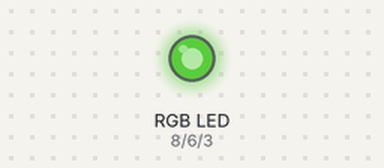
This sketch was run on a simulated Arduino Uno, built with avr-gcc and run on an emulated ATmega328P. Parts: an RGB LED mixed from three pins (HIGH = lit). Dim RGB values are drawn brighter than linear.

Above: at 0.42 s.
At 6.18 s:
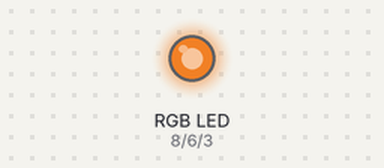
At 17.5 s:
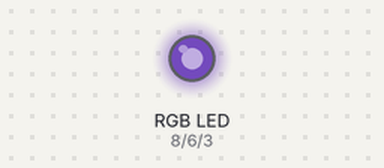
At 39.06 s:
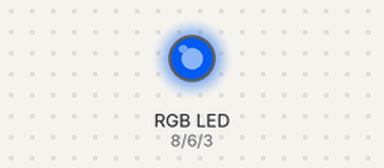
Timing chart, 0 to 40.0 s (numbered marks = the images above):
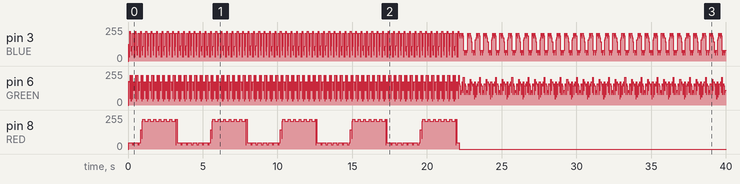

The sketch:

09_Resume_Suspended_Task.ino
```cpp
// MAIN HIGHLIGHT IS SUSPENDING THE TASK


#include <Arduino_FreeRTOS.h>

#define RED   8
#define GREEN 6
#define BLUE  3

typedef int TaskProfiler;

TaskProfiler REDTaskProfiler;
TaskProfiler GreenTaskProfiler;
TaskProfiler BlueTaskProfiler;


TaskHandle_t RedHandle, GreenHandle, BlueHandle;

uint32_t suspend_task;
uint32_t resume_task;
bool _suspended = false;

void setup() {
  // put your setup code here, to run once:

  Serial.begin(9600);
  xTaskCreate(RedLEDcontroller,"RED Controller", 100, NULL, 1, &RedHandle);
  xTaskCreate(GreenLEDcontroller,"Green Controller", 100, NULL, 1, &GreenHandle);
  xTaskCreate(BlueLEDcontroller,"Blue Controller", 100, NULL, 1, &BlueHandle);

}


void RedLEDcontroller(void *pvParameters){


  pinMode(RED, OUTPUT);
  while(1){

    //REDTaskPriority = uxTaskPriorityGet(RedHandle);
    //Serial.print("RED Task Priority :");
    //Serial.println(REDTaskPriority);
    suspend_task++;
    digitalWrite(RED, digitalRead(RED)^1);

  }

}


void GreenLEDcontroller(void *pvParameters){


  pinMode(GREEN, OUTPUT);
  while(1){

    GreenTaskProfiler++;
    //Serial.print("GREEN LED :");
    //Serial.println(GreenTaskProfiler);
    digitalWrite(GREEN, digitalRead(GREEN)^1);
    if(suspend_task>900000){
      _suspended = true;
      suspend_task = 0;
      vTaskSuspend(RedHandle);

    }

  }

}

void BlueLEDcontroller(void *pvParameters){


  pinMode(BLUE, OUTPUT);
  while(1){

    BlueTaskProfiler++;
    //Serial.print("BLUE LED :");
    //Serial.println(BlueTaskProfiler);
    digitalWrite(BLUE, digitalRead(BLUE)^1);
    if(_suspended){
      resume_task++;
      if(resume_task > 900000){
        resume_task = 0;
        vTaskResume(RedHandle);
      }
    }
  }

}


void loop() {
  // put your main code here, to run repeatedly:

}
```

Measured:
- by itself, pin 8 (RED): 0/255 → 48/255 at 0.04 s, → 33/255 0.24 s later, → 48/255 0.12 s later, → 33/255 0.24 s later, … (149 changes in this stretch)
